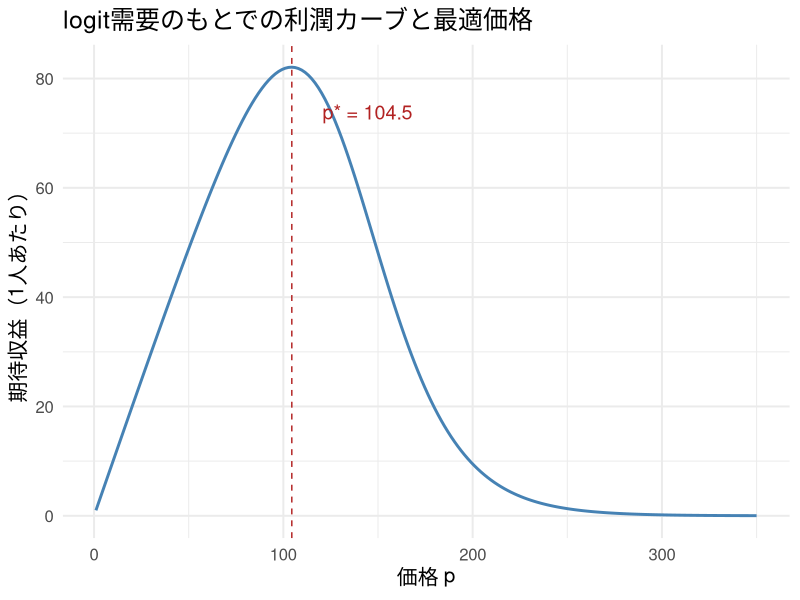
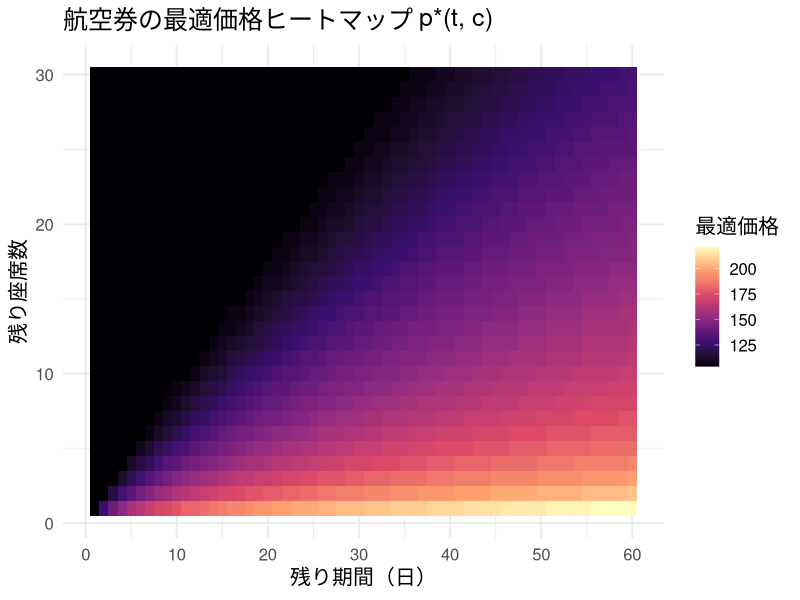
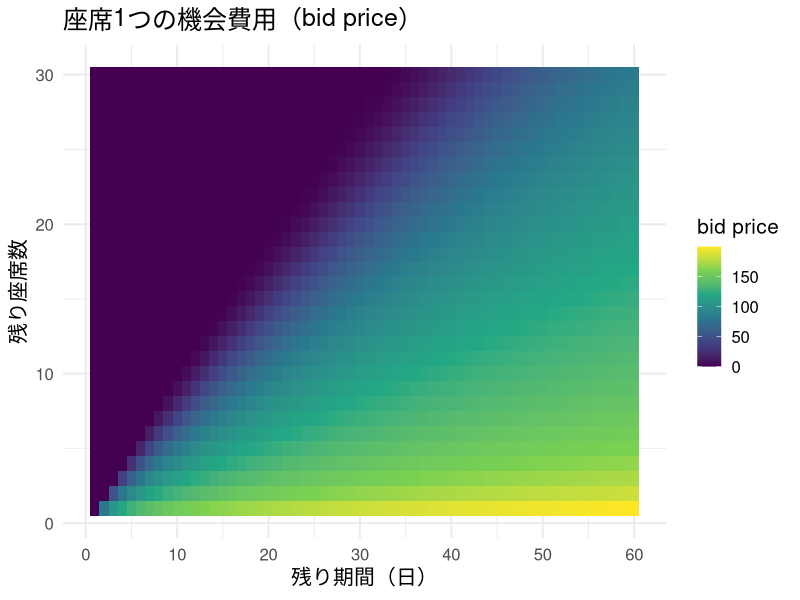
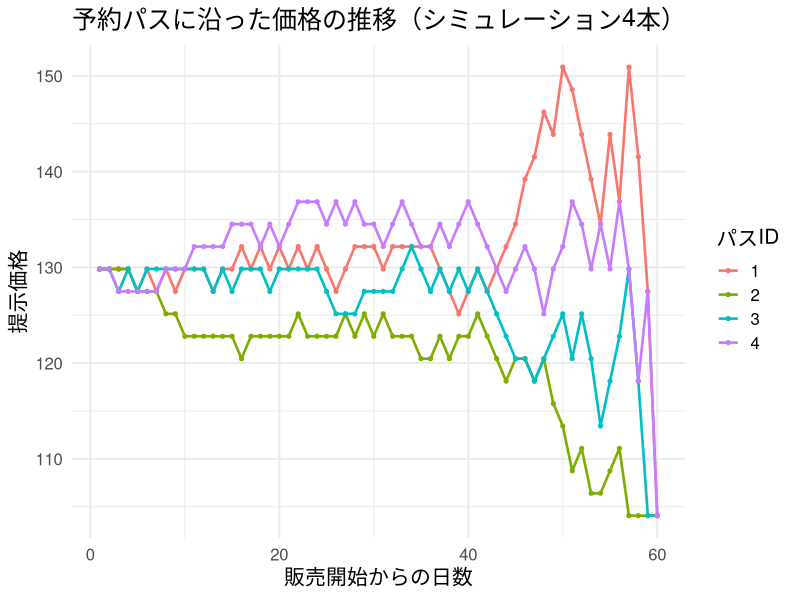
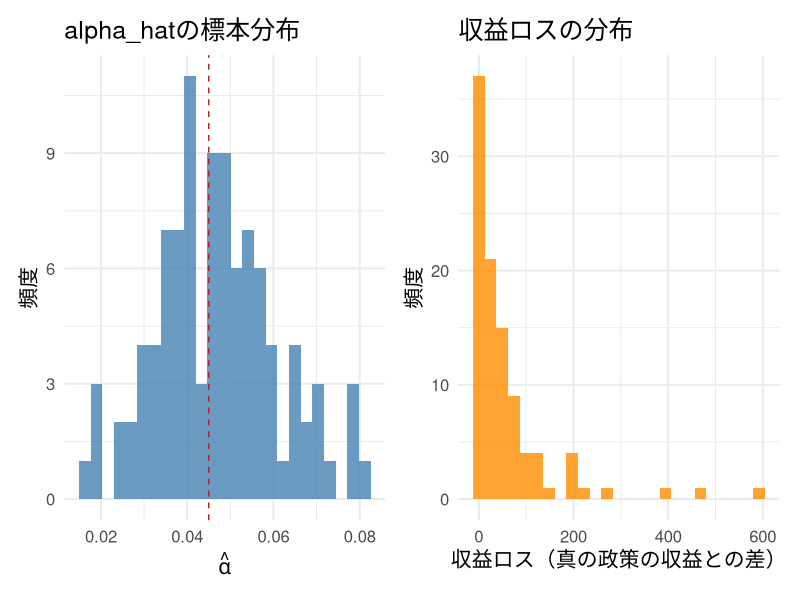

Source code (R) for these figures, in order:
## ---- chunk 1
#| include: false
library(ggplot2)
library(dplyr)
library(tidyr)
library(knitr)
library(patchwork)

set.seed(20265)

theme_slide <- function() {
  fam <- if (Sys.info()[["sysname"]] == "Darwin") "Hiragino Sans" else ""
  theme_minimal(base_size = 15, base_family = fam)
}
theme_set(theme_slide())
knitr::opts_chunk$set(fig.align = "center", dpi = 144)
options(scipen = 8)
## ---- chunk 2
#| label: static-calc
#| include: false
theta0 <- 6.0
alpha  <- 0.045
mc     <- 0

s_p <- function(p, theta0, alpha) {
  u <- theta0 - alpha * p
  1 / (1 + exp(-u))
}

p_grid_static <- seq(1, 350, length.out = 200)
profit_grid <- s_p(p_grid_static, theta0, alpha) * (p_grid_static - mc)
static_df <- data.frame(price = p_grid_static, profit = profit_grid)
p_star_static <- p_grid_static[which.max(profit_grid)]
## ---- chunk 3
#| label: fig-static-profit
#| fig-height: 3.8
ggplot(static_df, aes(x = price, y = profit)) +
  geom_line(color = "steelblue", linewidth = 1) +
  geom_vline(xintercept = p_star_static, linetype = "dashed", color = "firebrick") +
  annotate("text", x = p_star_static + 40, y = max(profit_grid) * 0.9,
           label = paste0("p* = ", round(p_star_static, 1)), color = "firebrick", size = 5) +
  labs(x = "価格 p", y = "期待収益（1人あたり）",
       title = "logit需要のもとでの利潤カーブと最適価格")
## ---- chunk 4
#| label: peakload-table
# 昼 q_D(p)=100-2p、夜 q_N(p)=40-2p、設備容量 K=50
q_day   <- function(p) pmax(100 - 2 * p, 0)
q_night <- function(p) pmax(40 - 2 * p, 0)

c_v <- 5   # 可変費用
c_K <- 20  # 容量費用
K   <- 50

peak_df <- data.frame(
  rule  = c("素朴な平均費用配分（昼夜で折半）", "Steinerの効率的配分（昼）", "Steinerの効率的配分（夜）"),
  price = c(c_v + c_K / 2, c_v + c_K, c_v),
  demand = c(q_day(c_v + c_K / 2), q_day(c_v + c_K), q_night(c_v)),
  capacity_status = c("比較用（昼）", "q_D=K：binding", "q_N<K：slack")
)
kable(peak_df, digits = 1, col.names = c("ルール", "価格", "需要量", "容量制約"),
      caption = "peak-load pricingの価格比較（数値例）")
## ---- chunk 5
#| label: dp-setup
#| echo: true
#| output-location: fragment
theta0     <- 6.0     # 価格ゼロでの基準効用
alpha      <- 0.045   # 価格係数（第2回以来の記法、alpha > 0）
lambda_bar <- 0.95    # 1期あたりの客の到着確率
T_period   <- 60      # 販売期間（残り日数の最大値）
C_capacity <- 30      # 座席数

p_grid <- seq(1, 350, length.out = 150)

purchase_prob <- function(p, theta0, alpha, lambda_bar) {
  u <- theta0 - alpha * p
  lambda_bar * (1 / (1 + exp(-u)))
}
## ---- chunk 6
#| label: dp-solve
#| echo: true
#| output-location: fragment
solve_dp <- function(T_period, C_capacity, theta0, alpha, lambda_bar, p_grid) {
  # 行 t+1 が状態t、列 c+1 が状態c（Rは1始まり、DPの状態は0始まり）
  V       <- matrix(0, nrow = T_period + 1, ncol = C_capacity + 1)
  pstar   <- matrix(NA_real_, nrow = T_period + 1, ncol = C_capacity + 1)
  lamstar <- matrix(0, nrow = T_period + 1, ncol = C_capacity + 1)
  lam_grid <- purchase_prob(p_grid, theta0, alpha, lambda_bar)
  for (t in 1:T_period) {
    for (c in 1:C_capacity) {
      # V[t, c] = V(t-1, c-1)（購入時）、V[t, c + 1] = V(t-1, c)（非購入時）
      obj <- lam_grid * (p_grid + V[t, c]) + (1 - lam_grid) * V[t, c + 1]
      best <- which.max(obj)
      V[t + 1, c + 1]       <- obj[best]
      pstar[t + 1, c + 1]   <- p_grid[best]
      lamstar[t + 1, c + 1] <- lam_grid[best]
    }
    V[t + 1, 1] <- 0   # 在庫ゼロなら収益なし
  }
  list(V = V, pstar = pstar, lamstar = lamstar)
}
## ---- chunk 7
#| label: dp-run
#| include: false
dp_result <- solve_dp(T_period, C_capacity, theta0, alpha, lambda_bar, p_grid)
V_mat       <- dp_result$V
pstar_mat   <- dp_result$pstar
lamstar_mat <- dp_result$lamstar
## ---- chunk 8
#| label: dp-results
res_df <- data.frame(
  state = c("残り60日・残り30席（初日・満席）", "残り60日・残り1席",
            "出発前日・残り30席（全然売れていない）", "出発前日・残り1席"),
  price = c(pstar_mat[T_period + 1, C_capacity + 1], pstar_mat[T_period + 1, 2],
            pstar_mat[2, C_capacity + 1], pstar_mat[2, 2])
)
kable(res_df, digits = 1, col.names = c("状態（残り期間・残り座席）", "最適価格"),
      caption = paste0("backward inductionが返す最適価格（期待総収益 V(T,C)=",
                       round(V_mat[T_period + 1, C_capacity + 1], 1), "）"))
## ---- chunk 9
#| label: fig-heatmap-price
#| fig-height: 4.0
heat_df <- expand.grid(t = 1:T_period, c = 1:C_capacity) %>%
  rowwise() %>%
  mutate(price = pstar_mat[t + 1, c + 1]) %>%
  ungroup()

ggplot(heat_df, aes(x = t, y = c, fill = price)) +
  geom_tile() +
  scale_fill_viridis_c(name = "最適価格", option = "magma") +
  scale_x_continuous(breaks = seq(0, 60, 10)) +
  labs(x = "残り期間（日）", y = "残り座席数",
       title = "航空券の最適価格ヒートマップ p*(t, c)")
## ---- chunk 10
#| label: fig-bidprice
#| fig-height: 3.4
bid_price_df <- expand.grid(t = 1:T_period, c = 1:C_capacity) %>%
  rowwise() %>%
  # Rの行tは数式の時点t-1。したがってV(t-1,c)-V(t-1,c-1)
  mutate(bid_price = V_mat[t, c + 1] - V_mat[t, c]) %>%
  ungroup()

ggplot(bid_price_df, aes(x = t, y = c, fill = bid_price)) +
  geom_tile() +
  scale_fill_viridis_c(name = "bid price", option = "viridis") +
  scale_x_continuous(breaks = seq(0, 60, 10)) +
  labs(x = "残り期間（日）", y = "残り座席数",
       title = "座席1つの機会費用（bid price）")
## ---- chunk 11
#| label: fig-booking-paths
#| fig-height: 3.8
simulate_booking_path <- function(seed, T_period, C_capacity, pstar_mat, lamstar_mat) {
  set.seed(seed)
  c_remain <- C_capacity
  t_remain <- T_period
  path <- data.frame(day = integer(0), price = numeric(0))
  day <- 0
  while (t_remain >= 1 && c_remain >= 1) {
    day <- day + 1
    p   <- pstar_mat[t_remain + 1, c_remain + 1]
    lam <- lamstar_mat[t_remain + 1, c_remain + 1]
    path <- rbind(path, data.frame(day = day, price = p))
    if (runif(1) < lam) c_remain <- c_remain - 1
    t_remain <- t_remain - 1
  }
  path
}

paths_list <- lapply(1:4, function(i) {
  p <- simulate_booking_path(30000 + i, T_period, C_capacity, pstar_mat, lamstar_mat)
  p$path_id <- factor(i)
  p
})
paths_df <- bind_rows(paths_list)

ggplot(paths_df, aes(x = day, y = price, color = path_id)) +
  geom_line(linewidth = 0.9) +
  geom_point(size = 1.1) +
  labs(x = "販売開始からの日数", y = "提示価格",
       title = "予約パスに沿った価格の推移（シミュレーション4本）", color = "パスID")
## ---- chunk 12
#| label: fixed-vs-dynamic
evaluate_fixed_price <- function(p, T_period, C_capacity, theta0, alpha, lambda_bar) {
  lam <- purchase_prob(p, theta0, alpha, lambda_bar)
  W <- matrix(0, nrow = T_period + 1, ncol = C_capacity + 1)
  for (t in 1:T_period) {
    for (c in 1:C_capacity) {
      W[t + 1, c + 1] <- lam * (p + W[t, c]) + (1 - lam) * W[t, c + 1]
    }
    W[t + 1, 1] <- 0
  }
  W[T_period + 1, C_capacity + 1]
}

fixed_p_grid <- seq(1, 350, length.out = 80)
fixed_revenues <- sapply(fixed_p_grid, evaluate_fixed_price,
                         T_period = T_period, C_capacity = C_capacity,
                         theta0 = theta0, alpha = alpha, lambda_bar = lambda_bar)

best_fixed_p   <- fixed_p_grid[which.max(fixed_revenues)]
best_fixed_rev <- max(fixed_revenues)
dynamic_rev    <- V_mat[T_period + 1, C_capacity + 1]
lift_pct <- 100 * (dynamic_rev - best_fixed_rev) / best_fixed_rev

comparison_df <- data.frame(
  hoshiki = c("最適固定価格", "動的価格（DP最適）"),
  kakaku  = c(as.character(round(best_fixed_p, 1)), "状態に応じて変動"),
  shueki  = c(round(best_fixed_rev, 1), round(dynamic_rev, 1))
)
kable(comparison_df, col.names = c("方式", "価格の目安", "期待収益"),
      caption = "固定価格 vs 動的価格の期待収益比較")
cat("動的価格による収益リフト:", round(lift_pct, 2), "%\n")
## ---- chunk 13
#| label: pipeline-funcs
#| include: false
price_menu <- c(90, 110, 130, 150, 170)

generate_booking_data <- function(seed, T_period, C_capacity, theta0, alpha, lambda_bar, price_menu) {
  set.seed(seed)
  c_remain <- C_capacity
  prices_obs   <- numeric(0)
  purchase_obs <- numeric(0)
  for (t in T_period:1) {
    if (c_remain == 0) break
    p <- sample(price_menu, 1)
    arrived <- runif(1) < lambda_bar
    if (arrived) {
      u <- theta0 - alpha * p
      purchased <- as.numeric(runif(1) < 1 / (1 + exp(-u)))
      prices_obs   <- c(prices_obs, p)
      purchase_obs <- c(purchase_obs, purchased)
      if (purchased == 1) c_remain <- c_remain - 1
    }
  }
  list(prices = prices_obs, purchase = purchase_obs)
}

sigmoid <- function(x) 1 / (1 + exp(-x))

fit_logit_newton <- function(prices, purchase, theta_init = c(0, 0.01), max_iter = 100, tol = 1e-10) {
  X <- cbind(1, -prices)
  theta <- theta_init
  for (it in 1:max_iter) {
    u     <- as.vector(X %*% theta)
    p_hat <- sigmoid(u)
    grad  <- as.vector(t(X) %*% (purchase - p_hat))
    W     <- p_hat * (1 - p_hat)
    H     <- -t(X * W) %*% X
    theta_new <- theta - solve(H, grad)
    if (max(abs(theta_new - theta)) < tol) {
      theta <- theta_new
      break
    }
    theta <- theta_new
  }
  list(theta = theta, n_iter = it)
}

booking_data <- generate_booking_data(20265, T_period, C_capacity, theta0, alpha, lambda_bar, price_menu)
## ---- chunk 14
#| label: pipeline-mle
#| echo: true
#| output-location: fragment
mle_result <- fit_logit_newton(booking_data$prices, booking_data$purchase)
const_hat <- mle_result$theta[1]
alpha_hat <- mle_result$theta[2]
cat("真の (theta0, alpha):", theta0, alpha, "\n")
cat("推定 (theta0_hat, alpha_hat):", round(const_hat, 3), round(alpha_hat, 4), "\n")
## ---- chunk 15
#| label: pipeline-evaluate
#| include: false
dp_hat <- solve_dp(T_period, C_capacity, const_hat, alpha_hat, lambda_bar, p_grid)
pstar_hat <- dp_hat$pstar

evaluate_policy_on_true_model <- function(pstar_policy, T_period, C_capacity, theta0, alpha, lambda_bar) {
  W <- matrix(0, nrow = T_period + 1, ncol = C_capacity + 1)
  for (t in 1:T_period) {
    for (c in 1:C_capacity) {
      p <- pstar_policy[t + 1, c + 1]
      lam_true <- purchase_prob(p, theta0, alpha, lambda_bar)
      W[t + 1, c + 1] <- lam_true * (p + W[t, c]) + (1 - lam_true) * W[t, c + 1]
    }
    W[t + 1, 1] <- 0
  }
  W[T_period + 1, C_capacity + 1]
}

revenue_true_policy <- V_mat[T_period + 1, C_capacity + 1]
revenue_hat_policy  <- evaluate_policy_on_true_model(pstar_hat, T_period, C_capacity, theta0, alpha, lambda_bar)
revenue_loss <- revenue_true_policy - revenue_hat_policy
## ---- chunk 16
#| label: pipeline-loss
loss_df <- data.frame(
  seisaku = c("真の需要パラメータで作った政策", "推定需要パラメータで作った政策"),
  shueki  = c(round(revenue_true_policy, 1), round(revenue_hat_policy, 1))
)
kable(loss_df, col.names = c("政策", "真のモデル上での期待収益"),
      caption = "推定誤差が生む収益ロス")
cat("収益ロス:", round(revenue_loss, 1),
    "（真の収益の", round(100 * revenue_loss / revenue_true_policy, 2), "%）\n")
## ---- chunk 17
#| label: mc-pipeline
#| include: false
n_mc <- 100
theta0_hat_vec   <- rep(NA_real_, n_mc)
alpha_hat_vec    <- rep(NA_real_, n_mc)
revenue_loss_vec <- rep(NA_real_, n_mc)

for (m in 1:n_mc) {
  bd <- generate_booking_data(10000 + m, T_period, C_capacity, theta0, alpha, lambda_bar, price_menu)
  if (length(bd$prices) < 5 || sd(bd$prices) < 1e-8) {
    next
  }
  fit_m <- fit_logit_newton(bd$prices, bd$purchase)
  a_hat_m <- fit_m$theta[2]
  c_hat_m <- fit_m$theta[1]
  theta0_hat_vec[m] <- c_hat_m
  alpha_hat_vec[m] <- a_hat_m
  if (!is.finite(c_hat_m) || !is.finite(a_hat_m) || a_hat_m <= 0 || a_hat_m > 1) {
    next
  }
  dp_m <- solve_dp(T_period, C_capacity, c_hat_m, a_hat_m, lambda_bar, p_grid)
  rev_m <- evaluate_policy_on_true_model(dp_m$pstar, T_period, C_capacity, theta0, alpha, lambda_bar)
  revenue_loss_vec[m] <- revenue_true_policy - rev_m
}

mc_df <- data.frame(theta0_hat = theta0_hat_vec,
                    alpha_hat = alpha_hat_vec,
                    revenue_loss = revenue_loss_vec) %>%
  filter(!is.na(revenue_loss))

mc_parameter_summary <- data.frame(
  parameter = c("theta0", "alpha"),
  truth = c(theta0, alpha),
  mean = c(mean(mc_df$theta0_hat), mean(mc_df$alpha_hat)),
  sd = c(sd(mc_df$theta0_hat), sd(mc_df$alpha_hat))
)
## ---- chunk 18
#| label: fig-mc-pipeline
#| fig-height: 3.7
p1 <- ggplot(mc_df, aes(x = alpha_hat)) +
  geom_histogram(bins = 25, fill = "steelblue", alpha = 0.8) +
  geom_vline(xintercept = alpha, linetype = "dashed", color = "firebrick") +
  labs(x = expression(hat(alpha)), y = "頻度", title = "alpha_hatの標本分布")

p2 <- ggplot(mc_df, aes(x = revenue_loss)) +
  geom_histogram(bins = 25, fill = "darkorange", alpha = 0.8) +
  labs(x = "収益ロス（真の政策の収益との差）", y = "頻度", title = "収益ロスの分布")

p1 + p2
## ---- chunk 19
#| label: feedback-loop
#| include: false
generate_price_panel <- function(seed, n_seasons, pricing,
                                 T_period, C_capacity, theta0, alpha,
                                 lambda_bar, pstar_policy, price_menu,
                                 rho_xi = 0.75, sigma_nu = 0.55,
                                 gamma_xi = 10) {
  set.seed(seed)
  out <- vector("list", n_seasons)
  for (season in 1:n_seasons) {
    c_remain <- C_capacity
    xi <- rnorm(1, 0, sigma_nu / sqrt(1 - rho_xi^2))
    rows <- vector("list", T_period)
    k <- 0
    for (t in T_period:1) {
      if (c_remain == 0) break
      xi <- rho_xi * xi + rnorm(1, 0, sigma_nu)
      base_price <- pstar_policy[t + 1, c_remain + 1]
      p <- if (pricing == "endogenous") {
        pmin(max(p_grid), pmax(min(p_grid), base_price + gamma_xi * xi))
      } else {
        sample(price_menu, 1)  # xiと独立な実験的価格割当
      }
      if (runif(1) < lambda_bar) {
        purchased <- as.numeric(runif(1) < sigmoid(theta0 + xi - alpha * p))
        k <- k + 1
        rows[[k]] <- data.frame(season = season, t = t, c = c_remain,
                                price = p, purchase = purchased, xi = xi)
        if (purchased == 1) c_remain <- c_remain - 1
      }
    }
    out[[season]] <- bind_rows(rows[seq_len(k)])
  }
  bind_rows(out)
}

obs_panel <- generate_price_panel(
  15015, 300, "endogenous", T_period, C_capacity, theta0, alpha,
  lambda_bar, pstar_mat, price_menu)
exp_panel <- generate_price_panel(
  15016, 300, "randomized", T_period, C_capacity, theta0, alpha,
  lambda_bar, pstar_mat, price_menu)

fit_obs <- fit_logit_newton(obs_panel$price, obs_panel$purchase)
fit_exp <- fit_logit_newton(exp_panel$price, exp_panel$purchase)
## ---- chunk 20
#| label: feedback-table
fb_df <- data.frame(
  data_type = c("企業がxiを見て価格設定（分析者はxiを欠落）",
                "価格をxiと独立にランダム割当", "真値"),
  alpha_hat = c(fit_obs$theta[2], fit_exp$theta[2], alpha),
  cor_price_xi = c(cor(obs_panel$price, obs_panel$xi),
                   cor(exp_panel$price, exp_panel$xi), 0)
)
kable(fb_df, digits = 4,
      col.names = c("データ", "推定alpha", "cor(price, xi)"),
      caption = "内生性を作るのは価格と欠落需要ショックの相関")
## ---- chunk 21
#| label: course-map
course_map <- data.frame(
  axis = c("需要推定", "需要推定", "需要推定", "供給側行動", "異質性の把握", "因果推論",
           "因果推論", "階層・異質性", "階層・異質性", "異質性・政策", "動学",
           "動学", "動学（本日）"),
  kai  = c("第2回", "第3回", "第4回", "第4回", "第6回", "第7回",
           "第8回", "第9回", "第10回", "第11回", "第13回",
           "第14回", "第15回"),
  naiyo = c("logit需要・MLE", "IV・nested logit", "random coefficient logit",
            "Bertrand-Nash・合併分析", "コンジョイント・WTP", "A/Bテスト",
            "観察データの因果推論", "階層モデル・shrinkage", "BG/NBD・CLV",
            "ターゲティング・policy learning", "動学的離散選択（消費者）",
            "state dependence・買いだめ", "dynamic pricing（企業）")
)
kable(course_map, col.names = c("軸", "回", "内容"),
      caption = "計量経済学IIの15回地図：4つの軸から価格最適化へ")
